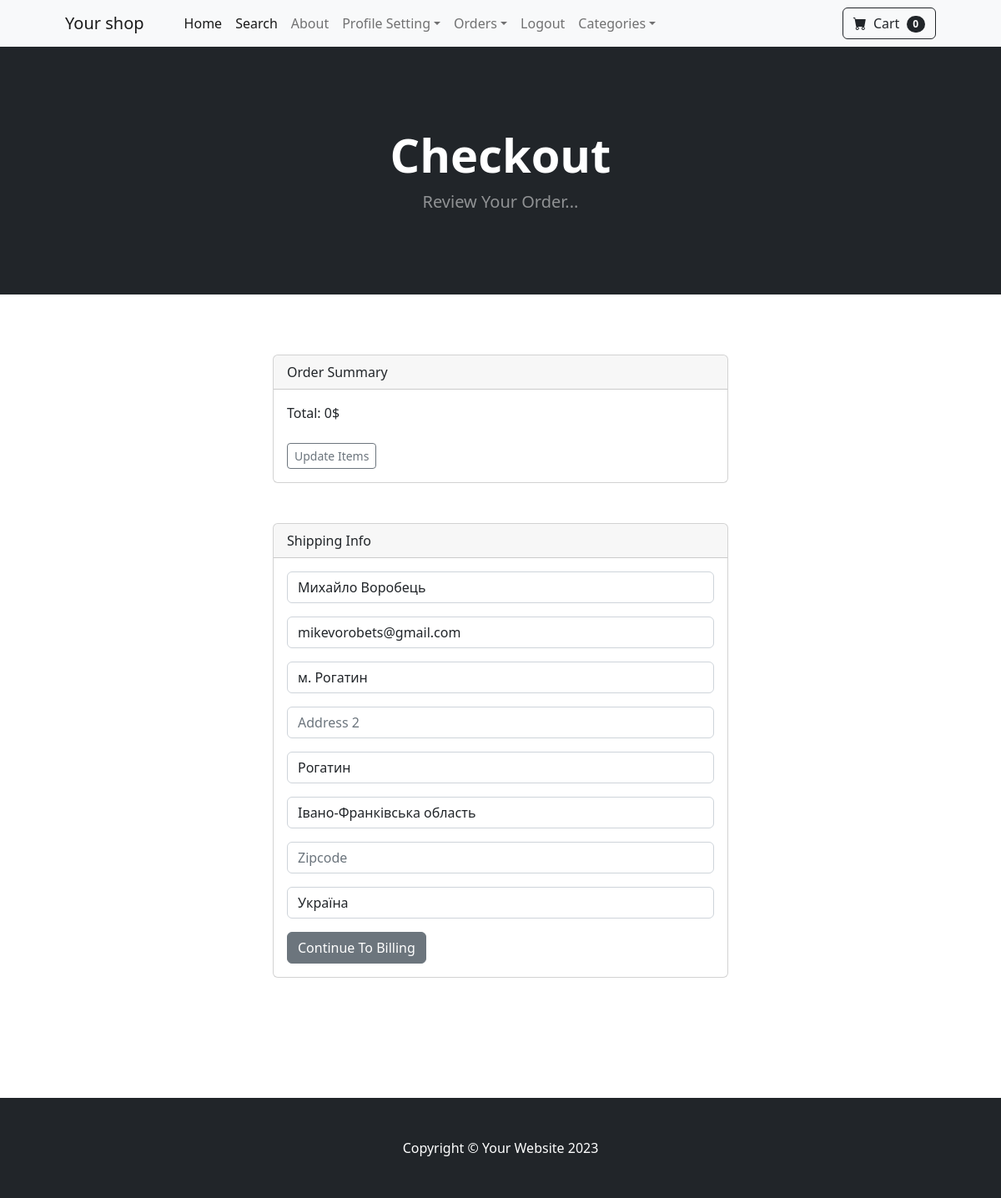
/payment/checkout/ (signed in), run on the app's committed database.
### payment/models.py (models this page shows, shortened)
class ShippingAddress(models.Model):
    user = models.ForeignKey(User, on_delete=models.CASCADE, null=True, blank=True)
    shipping_full_name = models.CharField(max_length=200)
    shipping_email = models.EmailField(max_length=300)
    shipping_address1 = models.CharField(max_length=200)
    shipping_address2 = models.CharField(max_length=200, null=True, blank=True)
    shipping_city = models.CharField(max_length=200)
    shipping_state = models.CharField(max_length=200, null=True, blank=True)
    shipping_zipcode = models.CharField(max_length=200, null=True, blank=True)
    shipping_country = models.CharField(max_length=200)
    class Mets:
        verbose_name_plural = 'Shipping Addresses'

### payment/views.py (the view)
# urls.py: path('checkout/', views.checkout, name='checkout'),
def checkout(request):
    cart = Cart(request)
    cart_products = cart.get_prods
    quantities = cart.get_quants
    totals = cart.cart_total
    if request.user.is_authenticated:
        shipping_user = ShippingAddress.objects.get(user__id=request.user.id)
        shipping_form = ShippingAddressForm(request.POST or None, instance=shipping_user)
        return render(request, "payment/checkout.html",
                      {"cart_products": cart_products, "quantities": quantities, 'totals': totals,
                       "shipping_form": shipping_form})
    else:
        shipping_form = ShippingAddressForm(request.POST or None)
        return render(request, "payment/checkout.html",
                      {"cart_products": cart_products, "quantities": quantities, 'totals': totals,
                       "shipping_form": shipping_form})

### cart/cart.py (called while the page is built, shortened)
    def __len__(self):
        return len(self.cart)

    def get_prods(self):
        product_ids = self.cart.keys()
        products = Product.objects.filter(id__in=product_ids)
        return products

    def cart_total(self):
        product_ids = self.cart.keys()
        products = Product.objects.filter(id__in=product_ids)
        quantities = self.cart
        total = 0
        return total

### cart/context_processors.py (called while the page is built)
def cart(request):
    return {"cart": Cart(request)}

### payment/templates/payment/checkout.html (shortened to what this page needs)
{% extends "base.html" %}
{% block content %}
    <header class="bg-dark py-5">
        <div class="container px-4 px-lg-5 my-5">
            <div class="text-center text-white">
                <h1 class="display-4 fw-bolder">Checkout</h1>
                <p class="lead fw-normal text-white-50 mb-0">Review Your Order...</p>
            </div>
        </div>
    </header>
    <br/><br/><br/>
    <div class="container">
        <div class="row">
            <div class="col-md-6 offset-3">
                <div class="card">
                    <div class="card-header">
                        Order Summary
                    </div>
                    <div class="card-body">
                        Total: {{ totals }}$
                        <br/><br/>
                        <a href="{% url 'cart_summary' %}" class="btn btn-sm btn-outline-secondary">Update Items</a>
                    </div>
                </div>
                <br/><br/>
                <div class="card">
                    <div class="card-header">
                        Shipping Info
                    </div>
                    <div class="card-body">
                        <form method="POST" action="{% url 'billing_info' %}">
                            {{ shipping_form.as_p }}
                            <button type="submit" class="btn btn-secondary">
                                Continue To Billing
                            </button>
                        </form>
                    </div>
                </div>
                <br/>
                <br/><br/>
            </div>
        </div>
    </div>
    <br/><br/><br/>
{% endblock %}

### data on the page
ShippingAddress: shipping_full_name "Михайло Воробець", shipping_email "mikevorobets@gmail.com", shipping_address1 "м. Рогатин", shipping_city "Рогатин", shipping_state "Івано-Франківська область", shipping_country "Україна"

### other printed values
{{ cart|length }} "0"
{{ totals }} "0"
